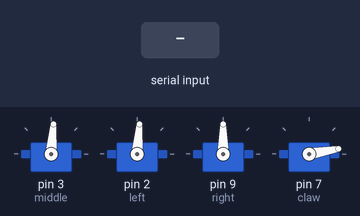
A sketch run on a simulated Arduino Uno, built with avr-gcc and run on an emulated ATmega328P. On the bench: 4 × servo. The test bench sets the inputs (shaded band). What the sketch prints to the serial monitor is not drawn.

Above: at 2.2 s.
2.3 s: "O" received over the second serial link
At 3.1 s:
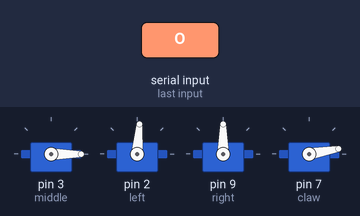
5.3 s: "S" received over Serial
At 15.8 s:
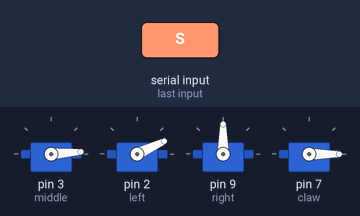
Timing chart, 0 to 34.8 s (numbered marks = the images above; inputs shaded):
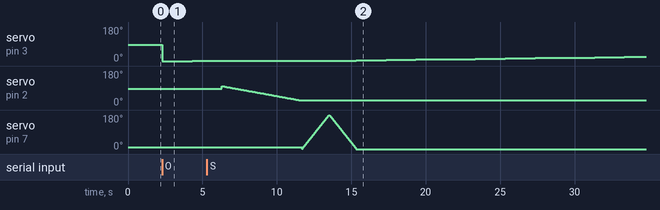

The sketch:

arduino.ino
```cpp
#include <Servo.h>
#include<SoftwareSerial.h>
#define RX 10
#define TX 11
SoftwareSerial BlueT(RX,TX);


Servo middle, left, right, claw ;
int data[1];
int d;
int i;
int f;


void setup()
{

  Serial.begin(9600);
  delay(500);
  Serial.println("Bonjour-PretpourlescommandesAT");
  BlueT.begin(9600);
  delay(500);
  middle.attach(3);
  left.attach(2);
  right.attach(9);
  claw.attach(7);
  for (int a=0;a<=85;a++){
  left.write(a);
  middle.write(a);}
  claw.write(10);


}
  void loop() {
int a=1;


while (BlueT.available()){
  if (char(BlueT.read())== 'O'){
     while (a==1){;
      for(int i=0;i<=180;i+=2){
         middle.write(i);
         delay(2000);


          d=Serial.read();
          if (d=='S'){
            pencher(70);
            for(int i=0;i<=180;i++){
            claw.write(i);
            delay(10);}
            for(int a =180;a>=0;a--){
            claw.write(a);
            delay(10);}
       //attraper
            a=0;}

            }
          }
         }
        }


}


void pencher(int p){
  for(i=100;i>=25;i--){
  left.write(i);
  //right.write(i);
  delay(p);}


  delay(p);
}
```

Measured:
- after the input at 2.3 s, servo on pin 3 (middle): 85° → 0° at once, → 2° 2.0 s later
